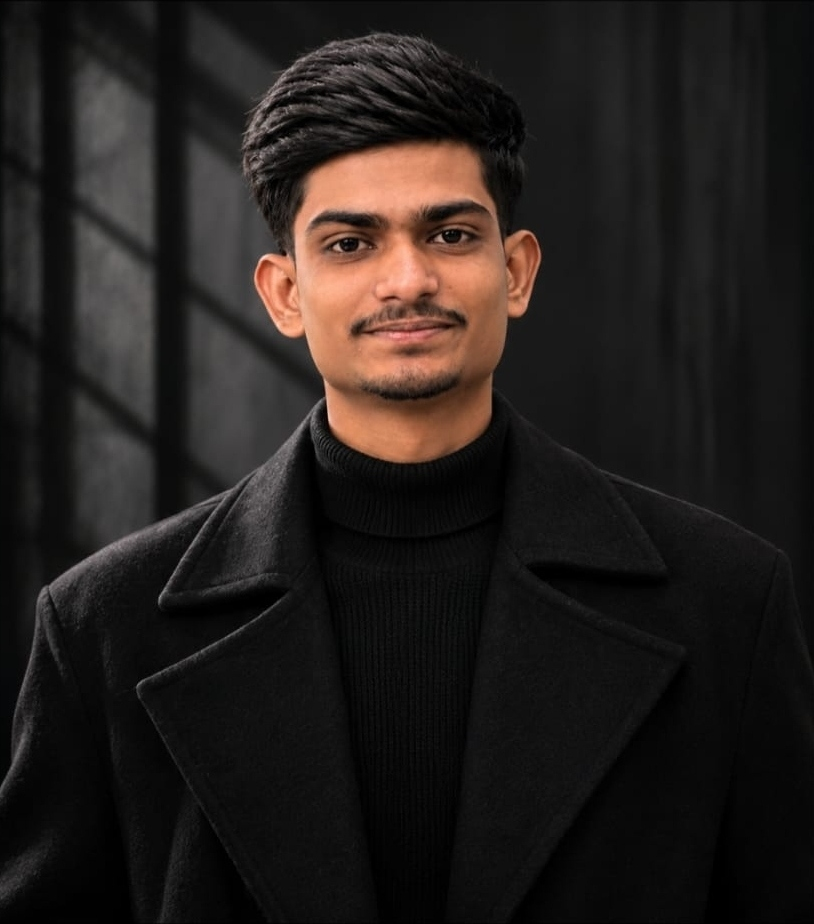
#> input picture scratch/pure_portrait_original.jpg, 814 x 924 px, found by its file name
$ python build_masterpiece_daniel.py
#> lines starting #> are read from the running program, lines starting #| are printed output that depends on the picture; after the words box and inside, x2 and y2 are one past the last pixel; in counts of white or black regions, pixels touching at a corner belong together
import numpy as np
from PIL import Image
from scipy.ndimage import gaussian_filter

# 1. Load photo and mask
photo = Image.open("scratch/pure_portrait_original.jpg").convert("RGB")
#> photo is the input picture: PIL image 814x924 RGB; mean R, G, B 36, 30.7, 28.4
w, h = photo.size
#> w = 814; h = 924
arr = np.array(photo, dtype=float)

mask = (np.array(Image.open("scratch/test_segmented_mask.png").convert("L")) > 128).astype(float)
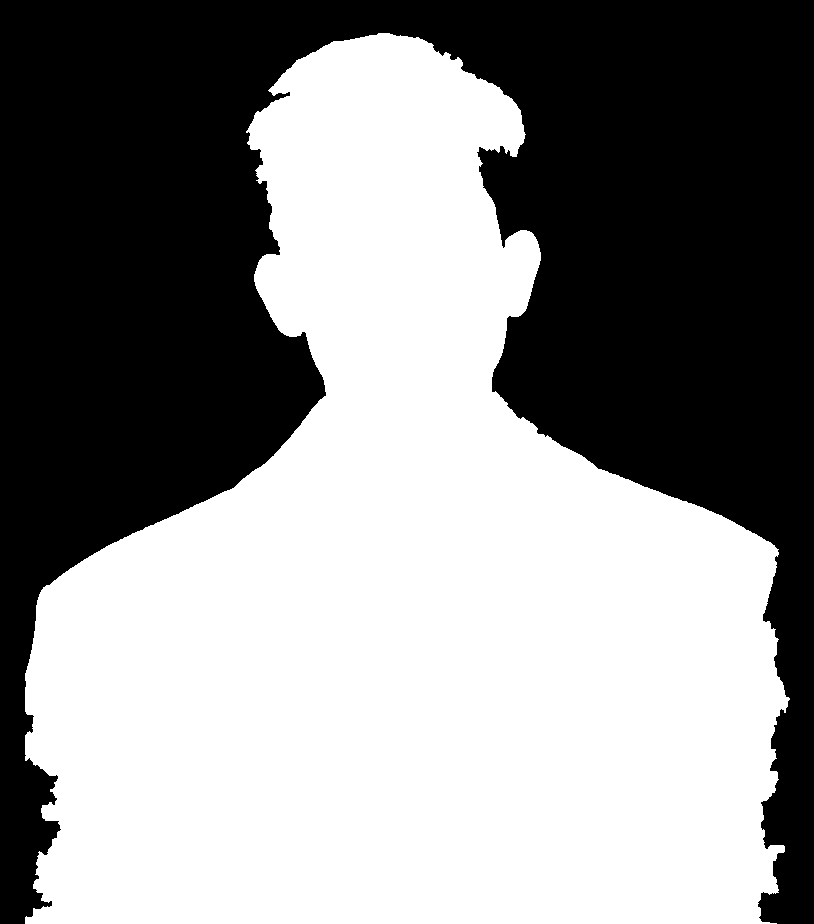
#> input picture scratch/test_segmented_mask.png, 814 x 924 px, found by its file name
#> mask: shape (924, 814) float64; values 0 (black) and 1 (white), 55.1% white; 1 black region, box (x1, y1, x2, y2) and area: (0, 0, 814, 924) 337395

# 2. Feather mask naturally (sigma = 2.0)
feathered_mask = gaussian_filter(mask, sigma=2.0)

# Bottom fade (last 90 pixels)
bottom_fade = np.ones(h)
#> bottom_fade = 924 values from 1 to 1
for y in range(h - 90, h):
    bottom_fade[y] = max(0.0, (h - 1 - y) / 90.0)
feathered_mask *= bottom_fade[:, None]
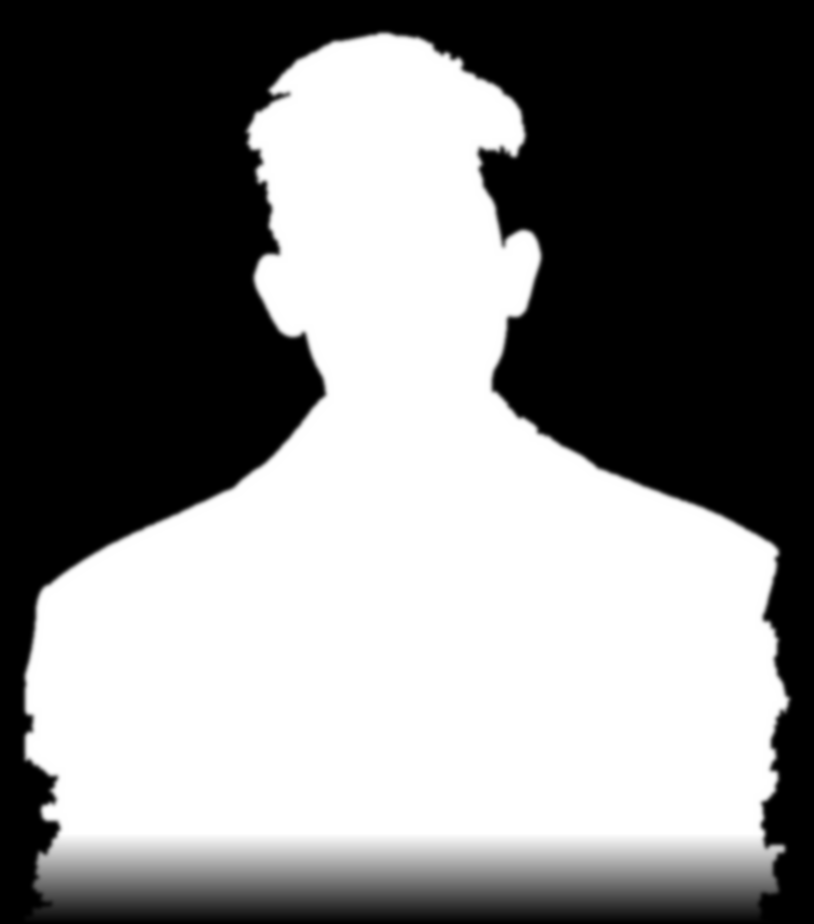
#> feathered_mask: shape (924, 814) float64; min 0, max 1, mean 0.507

# 3. Base composite on pure #080808
bg = np.array([8.0, 8.0, 8.0])
composite = np.zeros_like(arr)
for c in range(3):
    composite[:, :, c] = arr[:, :, c] * feathered_mask + bg[c] * (1.0 - feathered_mask)

# 4. Cinematic photographic red rim light (Daniel Smith reference)
# Right perimeter gradient of the subject:
grad_y, grad_x = np.gradient(feathered_mask)
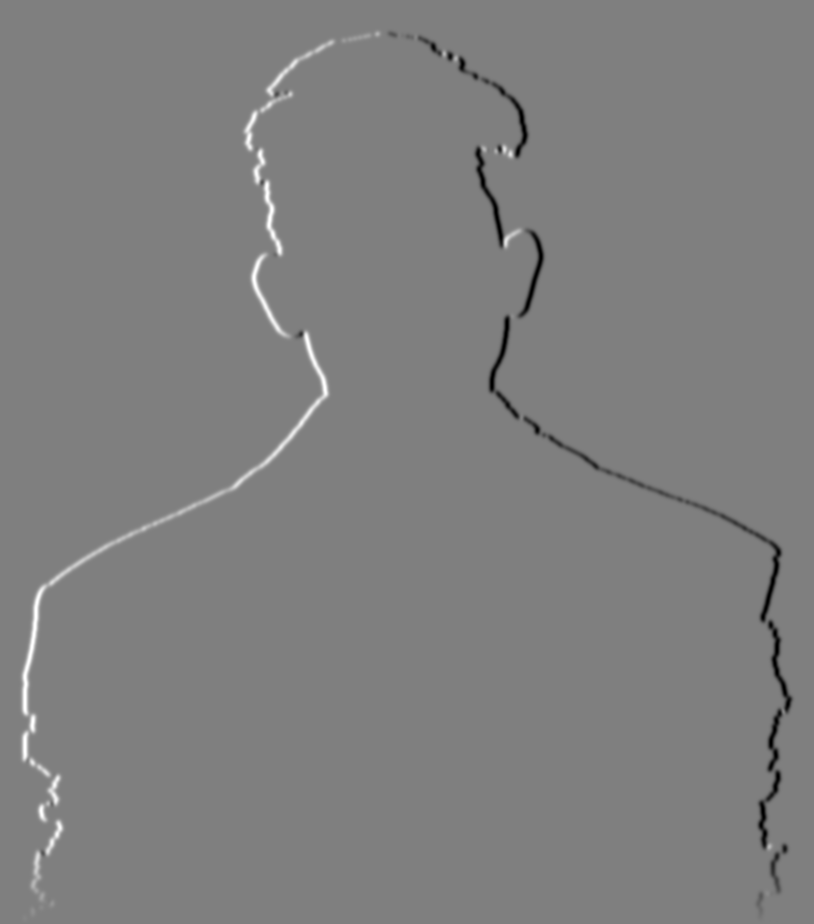
#> grad_x: shape (924, 814) float64; min -0.188, max 0.188, mean 1.55e-21; drawn with min black and max white
right_edge = np.maximum(0.0, -grad_x)
if right_edge.max() > 0:
    right_edge /= right_edge.max()
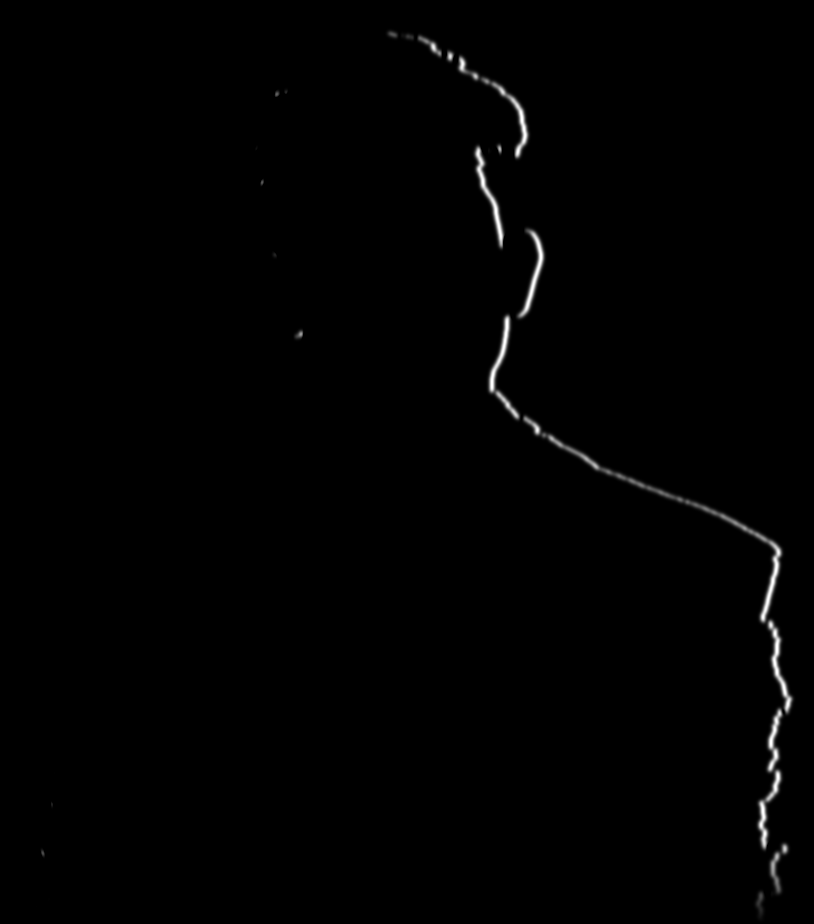
#> right_edge: shape (924, 814) float64; min 0, max 1, mean 0.00624

# Spread rim light softly (sigma = 4.0)
rim_right = gaussian_filter(right_edge, sigma=4.0) * 1.5

# Rim color: #E5092B (229, 9, 43)
# Hot specular edge highlight: (255, 75, 95)
rim_color = np.array([229.0, 9.0, 43.0])
rim_highlight = np.array([255.0, 75.0, 95.0])

for c in range(3):
    curr = composite[:, :, c] / 255.0
    kicker = rim_right * feathered_mask * (rim_color[c] / 255.0) * 0.95
    specular = (right_edge**1.4) * (rim_highlight[c] / 255.0) * 0.45
    screened = 1.0 - (1.0 - curr) * (1.0 - np.clip(kicker + specular, 0.0, 0.95))
    composite[:, :, c] = screened * 255.0

# 5. Soft atmospheric red glow concentrated BEHIND the subject
xx, yy = np.meshgrid(np.arange(w), np.arange(h))
dist_behind = np.sqrt(((xx - 440) / 1.5)**2 + ((yy - 340) / 1.1)**2)
ambient_glow = np.exp(-0.5 * (dist_behind / 230.0)**2) * (1.0 - feathered_mask) * 0.20
for c in range(3):
    composite[:, :, c] += ambient_glow * rim_color[c]
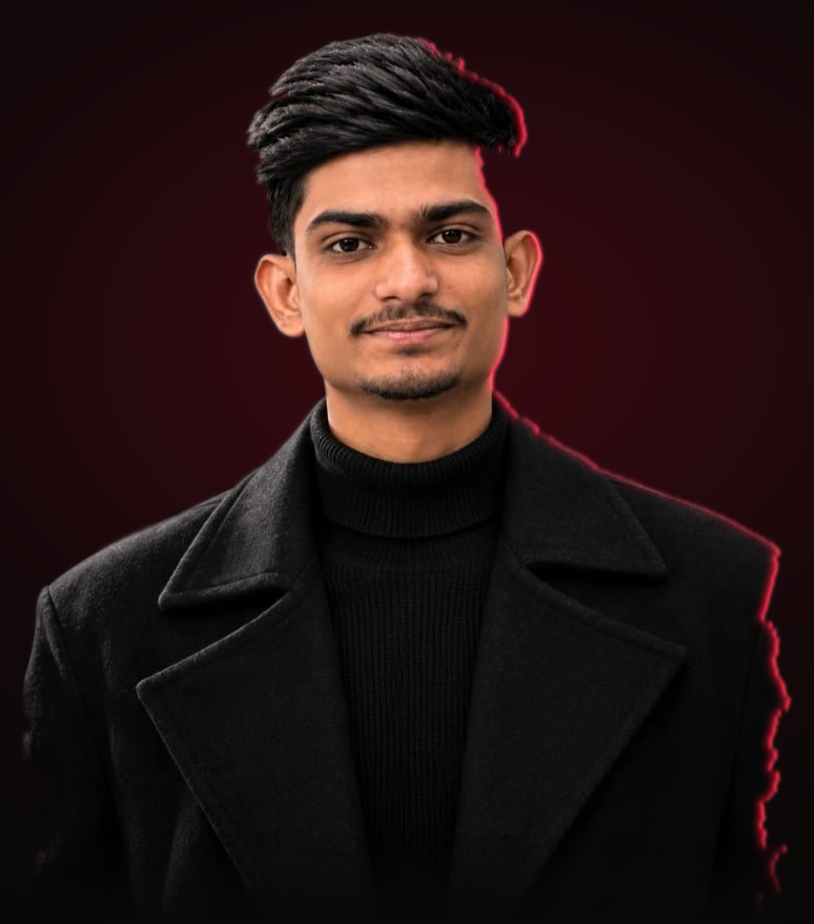
#> composite: shape (924, 814, 3) float64; mean R, G, B 38.4, 21, 20.7; drawn with min black and max white

# 6. Ensure outer 4px borders are pure #080808
composite[0:4, :, :] = bg
composite[-4:, :, :] = bg
composite[:, 0:4, :] = bg
composite[:, -4:, :] = bg

# 7. Save outputs
final_arr = np.clip(composite, 0, 255).astype(np.uint8)
final_img = Image.fromarray(final_arr)

final_img.save("scratch/masterpiece_daniel.png")
final_img.save("NEW IMAGE FOR WEBSITE.jpeg", quality=98)
final_img.save("new image.jpeg", quality=98)
final_img.save("Profile Pic.jpg", quality=98)

# Transparent PNG version:
rgba = np.zeros((h, w, 4), dtype=np.uint8)
rgba[:, :, 0:3] = np.clip(composite, 0, 255).astype(np.uint8)
rgba[:, :, 3] = np.clip(feathered_mask * 255, 0, 255).astype(np.uint8)
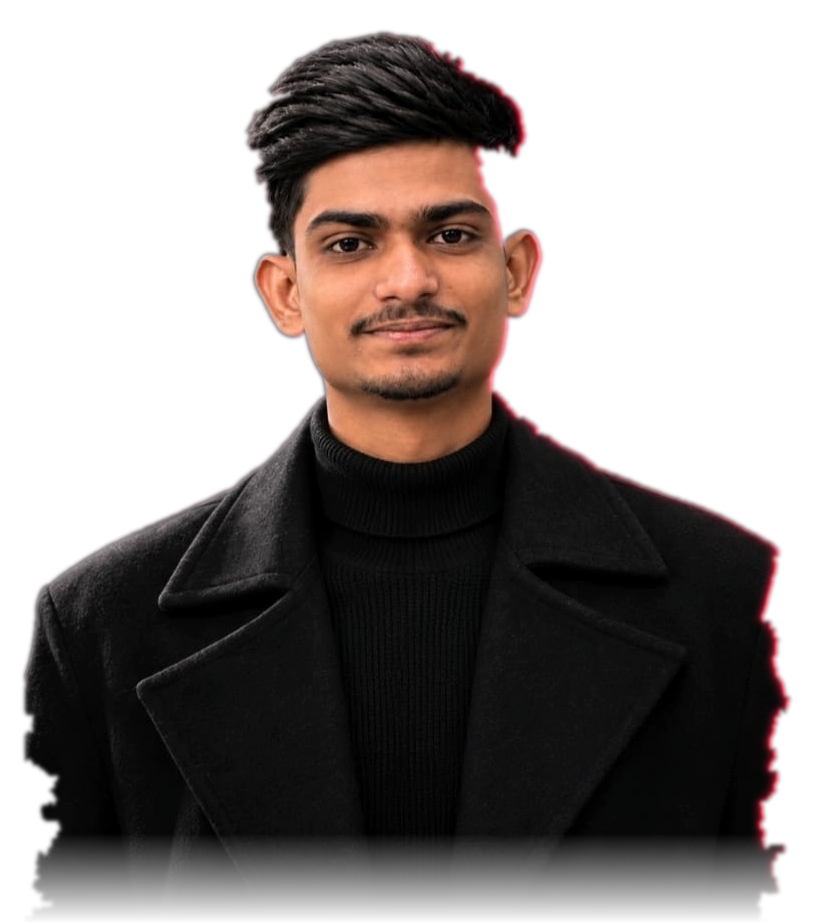
#> rgba: shape (924, 814, 4); mean R, G, B, A 37.7, 20.6, 20.2, 129.3; transparent parts drawn white
Image.fromarray(rgba).save("zeerak_daniel_transparent.png")
Image.fromarray(rgba).save("scratch/zeerak_daniel_transparent.png")

print("Masterpiece portrait saved successfully!")
